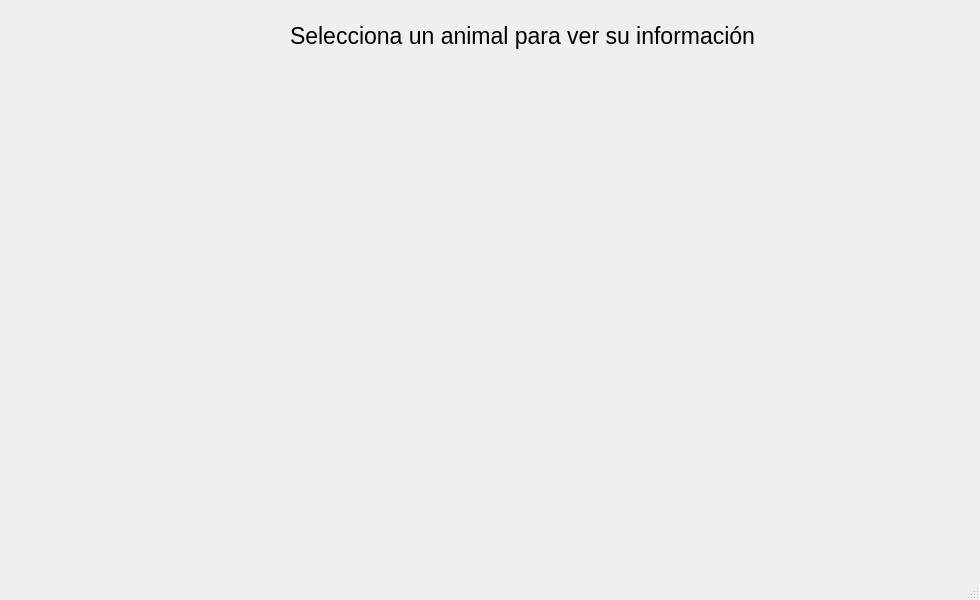
<?xml version="1.0" encoding="UTF-8"?>
<ui version="4.0">
 <class>MainWindow</class>
 <widget class="QMainWindow" name="MainWindow">
  <property name="geometry">
   <rect>
    <x>0</x>
    <y>0</y>
    <width>980</width>
    <height>600</height>
   </rect>
  </property>
  <property name="windowTitle">
   <string>Animales mexicanos</string>
  </property>
  <widget class="QWidget" name="centralwidget">
   <widget class="QLabel" name="label_7">
    <property name="geometry">
     <rect>
      <x>290</x>
      <y>20</y>
      <width>471</width>
      <height>31</height>
     </rect>
    </property>
    <property name="minimumSize">
     <size>
      <width>20</width>
      <height>20</height>
     </size>
    </property>
    <property name="font">
     <font>
      <pointsize>17</pointsize>
      <weight>50</weight>
      <bold>false</bold>
     </font>
    </property>
    <property name="text">
     <string>Selecciona un animal para ver su información</string>
    </property>
   </widget>
   <widget class="QWidget" name="">
    <property name="geometry">
     <rect>
      <x>90</x>
      <y>80</y>
      <width>831</width>
      <height>431</height>
     </rect>
    </property>
    <layout class="QGridLayout" name="Mosaico">
     <item row="1" column="0">
      <widget class="QLabel" name="label_4">
       <property name="text">
        <string/>
       </property>
       <property name="scaledContents">
        <bool>true</bool>
       </property>
       <property name="margin">
        <number>10</number>
       </property>
      </widget>
     </item>
     <item row="1" column="1">
      <widget class="QLabel" name="label_6">
       <property name="text">
        <string/>
       </property>
       <property name="scaledContents">
        <bool>true</bool>
       </property>
       <property name="margin">
        <number>10</number>
       </property>
      </widget>
     </item>
     <item row="0" column="0">
      <widget class="QLabel" name="label">
       <property name="text">
        <string/>
       </property>
       <property name="scaledContents">
        <bool>true</bool>
       </property>
       <property name="margin">
        <number>10</number>
       </property>
      </widget>
     </item>
     <item row="0" column="1">
      <widget class="QLabel" name="label_2">
       <property name="text">
        <string/>
       </property>
       <property name="scaledContents">
        <bool>true</bool>
       </property>
       <property name="margin">
        <number>10</number>
       </property>
      </widget>
     </item>
     <item row="1" column="2">
      <widget class="QLabel" name="label_5">
       <property name="enabled">
        <bool>true</bool>
       </property>
       <property name="text">
        <string/>
       </property>
       <property name="scaledContents">
        <bool>true</bool>
       </property>
       <property name="margin">
        <number>10</number>
       </property>
      </widget>
     </item>
     <item row="0" column="2">
      <widget class="QLabel" name="label_3">
       <property name="text">
        <string/>
       </property>
       <property name="scaledContents">
        <bool>true</bool>
       </property>
       <property name="margin">
        <number>10</number>
       </property>
      </widget>
     </item>
    </layout>
   </widget>
  </widget>
  <widget class="QMenuBar" name="menubar">
   <property name="geometry">
    <rect>
     <x>0</x>
     <y>0</y>
     <width>980</width>
     <height>22</height>
    </rect>
   </property>
  </widget>
  <widget class="QStatusBar" name="statusbar"/>
 </widget>
 <resources/>
 <connections/>
</ui>
